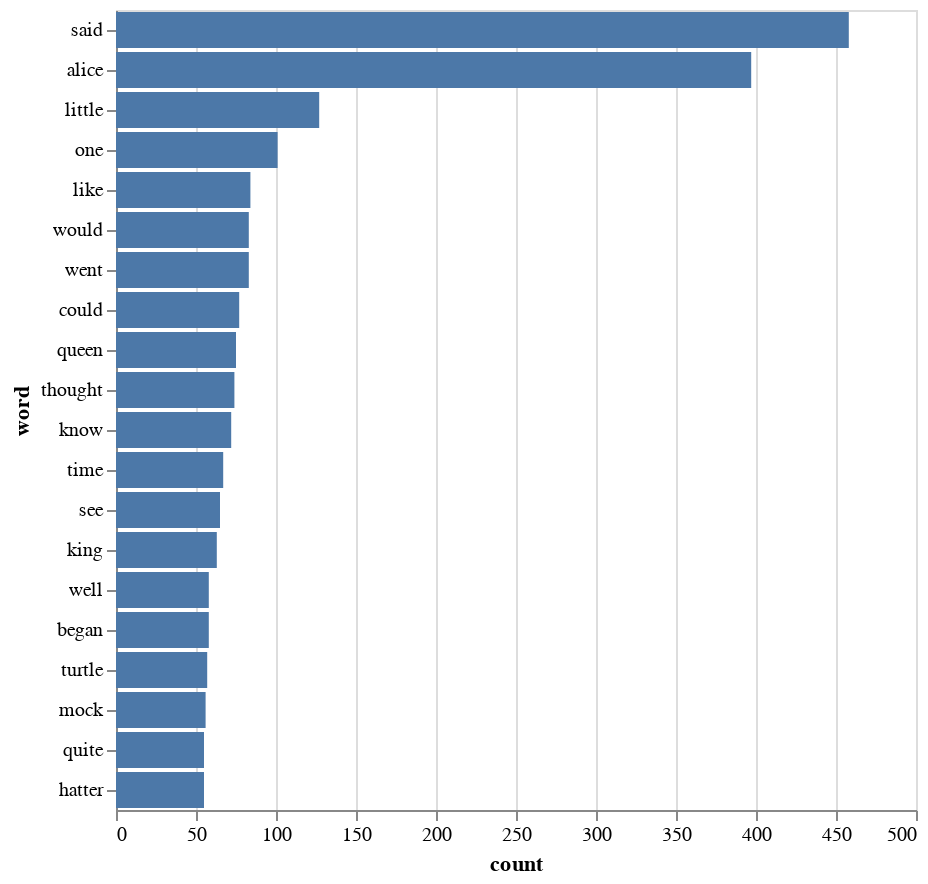

This figure's notebook cell:
### Markdown cell above
---

### Code cell
# 2
#alt.Chart(df_pared).mark_bar().encode(
#    x='count():Q',
#    y=alt.Y('word:N', sort='-x')
#)

alt.Chart(df_top).mark_bar().encode(
  x = 'count:Q',
  y=alt.Y('word:N', sort='-x')
)

### Figure 1 — Vega-Lite specification as saved in the notebook (floating-point values rounded to 4 significant figures)
{"config": {"view": {"continuousWidth": 400, "continuousHeight": 300}}, "data": {"name": "data-5b518131161c0d6473342e1d3141d5b7"}, "mark": "bar", "encoding": {"x": {"field": "count", "type": "quantitative"}, "y": {"field": "word", "sort": "-x", "type": "nominal"}}, "$schema": "https://vega.github.io/schema/vega-lite/v4.17.0.json", "datasets": {"data-5b518131161c0d6473342e1d3141d5b7": [{"word": "said", "count": 458}, {"word": "alice", "count": 397}, {"word": "little", "count": 127}, {"word": "one", "count": 101}, {"word": "like", "count": 84}, {"word": "would", "count": 83}, {"word": "went", "count": 83}, {"word": "could", "count": 77}, {"word": "queen", "count": 75}, {"word": "thought", "count": 74}, {"word": "know", "count": 72}, {"word": "time", "count": 67}, {"word": "see", "count": 65}, {"word": "king", "count": 63}, {"word": "well", "count": 58}, {"word": "began", "count": 58}, {"word": "turtle", "count": 57}, {"word": "mock", "count": 56}, {"word": "quite", "count": 55}, {"word": "hatter", "count": 55}]}}
